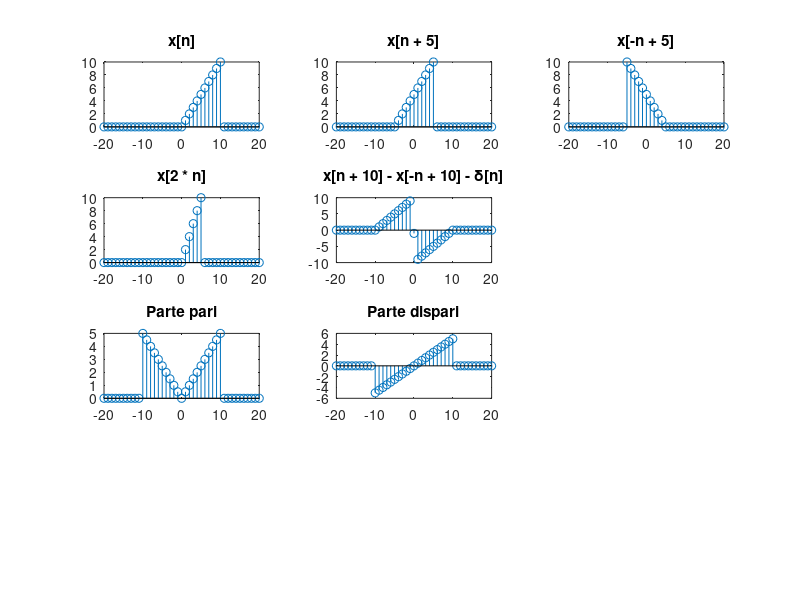

This chart was generated by the following MATLAB code:
x = @(n) n .* (n <= 10 & n > 0)


n = [-20: 20]
y1 = x(n + 5)
y2 = x(-n + 5)
y3 = x(2 * n)
y4= x(n + 10) - x(-n + 10) - (n==0)

yPari = (x(n) + x(-n))/2
yDispari = (x(n) - x(-n)) /2
subplot(4,3,1)

stem(n, x(n))
title("x[n]")

subplot(4,3,2)
stem(n,y1)
title("x[n + 5]")

subplot(4,3,3)
stem(n,y2)
title("x[-n + 5]")

subplot(4,3,4)
stem(n,y3)
title("x[2 * n]")

subplot(4,3,5)
h = stem(n,y4)
title("x[n + 10] - x[-n + 10] - δ[n]")

subplot(4,3,7)
stem(n,yPari)
title("Parte pari")


subplot(4,3,8)
stem(n,yDispari)
title("Parte dispari")

waitfor(h)
hold off
